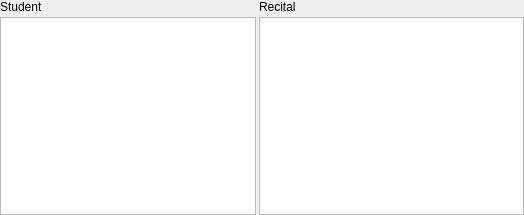
<?xml version="1.0" encoding="UTF-8"?>
<ui version="4.0">
 <class>QuranWidget</class>
 <widget class="QWidget" name="QuranWidget">
  <property name="geometry">
   <rect>
    <x>0</x>
    <y>0</y>
    <width>524</width>
    <height>215</height>
   </rect>
  </property>
  <layout class="QVBoxLayout" name="verticalLayout_3">
   <property name="spacing">
    <number>3</number>
   </property>
   <property name="leftMargin">
    <number>0</number>
   </property>
   <property name="topMargin">
    <number>0</number>
   </property>
   <property name="rightMargin">
    <number>0</number>
   </property>
   <property name="bottomMargin">
    <number>0</number>
   </property>
   <item>
    <layout class="QHBoxLayout" name="horizontalLayout_2">
     <item>
      <layout class="QVBoxLayout" name="verticalLayout_2">
       <item>
        <widget class="QLabel" name="label">
         <property name="text">
          <string>Student</string>
         </property>
        </widget>
       </item>
       <item>
        <widget class="QListView" name="studentView">
         <property name="sizePolicy">
          <sizepolicy hsizetype="Preferred" vsizetype="Expanding">
           <horstretch>0</horstretch>
           <verstretch>0</verstretch>
          </sizepolicy>
         </property>
         <property name="editTriggers">
          <set>QAbstractItemView::NoEditTriggers</set>
         </property>
         <property name="showDropIndicator" stdset="0">
          <bool>false</bool>
         </property>
         <property name="selectionBehavior">
          <enum>QAbstractItemView::SelectRows</enum>
         </property>
        </widget>
       </item>
      </layout>
     </item>
     <item>
      <layout class="QVBoxLayout" name="verticalLayout">
       <item>
        <widget class="QLabel" name="label_2">
         <property name="text">
          <string>Recital</string>
         </property>
        </widget>
       </item>
       <item>
        <widget class="QTableView" name="quranView">
         <property name="focusPolicy">
          <enum>Qt::StrongFocus</enum>
         </property>
         <property name="selectionMode">
          <enum>QAbstractItemView::SingleSelection</enum>
         </property>
         <property name="selectionBehavior">
          <enum>QAbstractItemView::SelectRows</enum>
         </property>
        </widget>
       </item>
      </layout>
     </item>
    </layout>
   </item>
  </layout>
 </widget>
 <resources/>
 <connections/>
</ui>
